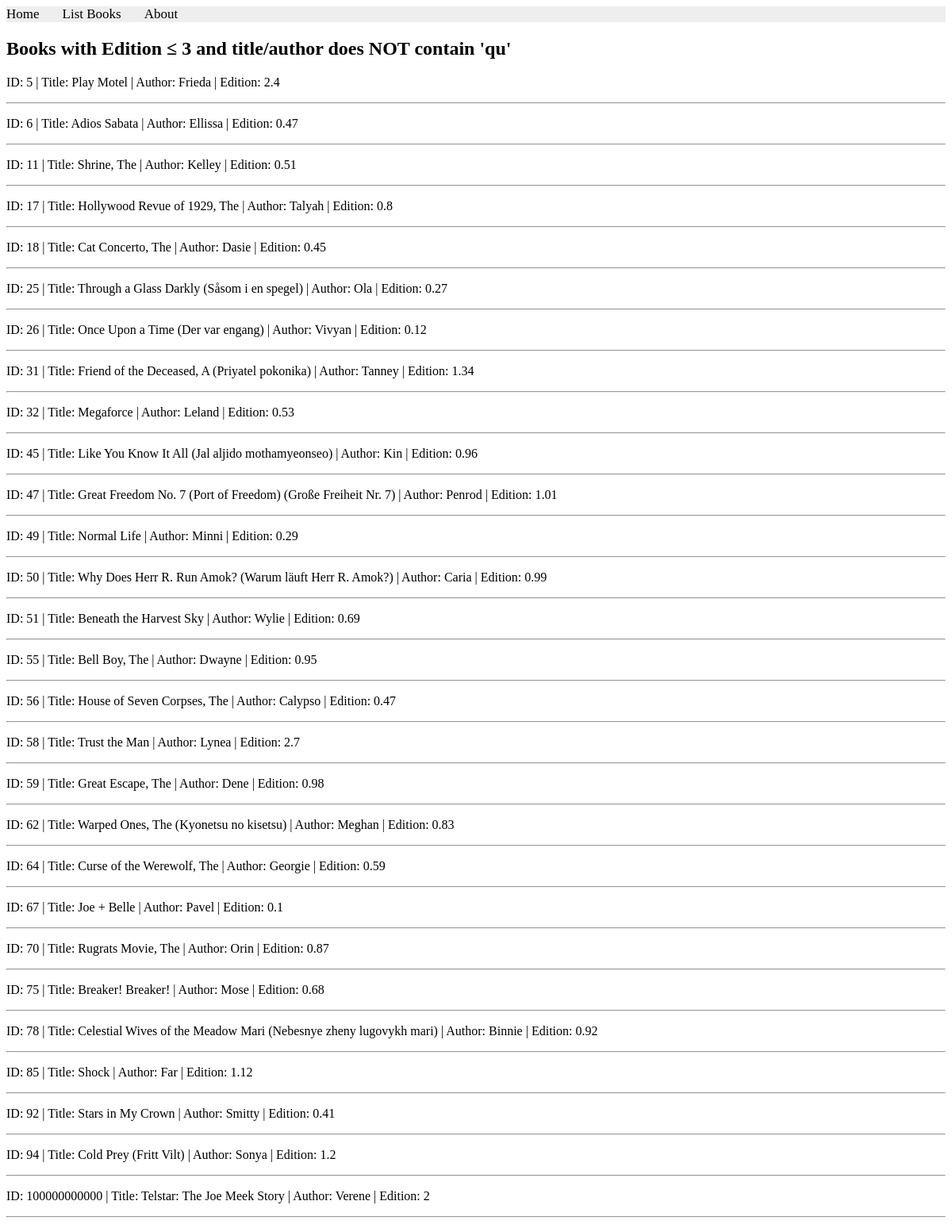
The app's page /books/lab8/task3/ with its own data.
### apps/bookmodule/models.py (models this page shows)
class Book(models.Model):
    title = models.CharField(max_length = 50)
    author = models.CharField(max_length = 50)
    price = models.FloatField(default = 0.0)
    edition = models.SmallIntegerField(default = 1)

### apps/bookmodule/views.py (the view)
# urls.py: path('lab8/task3/', views.lab8_task3, name='books.lab8_task3'),
def lab8_task3(request):
    books = Book.objects.filter(
        ~Q(edition__gt=3) & ~(Q(title__icontains='qu') | Q(author__icontains='qu'))
    )
    return render(request, 'bookmodule/lab8_task3.html', {'books': books})

### apps/templates/bookmodule/lab8_task3.html (shortened to what this page needs)
{% extends "layouts/base.html" %}
{% block content %}
<h2>Books with Edition ≤ 3 and title/author does NOT contain 'qu'</h2>
{% for book in books %}
    <p>ID: {{ book.id }} | Title: {{ book.title }} | Author: {{ book.author }} | Edition: {{ book.edition }}</p>
    <hr>
{% empty %}
    <p>No books found.</p>
{% endfor %}
{% endblock content %}

### records on screen
Book: id "5", title "Play Motel", author "Frieda", edition "2.4"
Book: id "6", title "Adios Sabata", author "Ellissa", edition "0.47"
Book: id "11", title "Shrine, The", author "Kelley", edition "0.51"
Book: id "17", title "Hollywood Revue of 1929, The", author "Talyah", edition "0.8"
Book: id "18", title "Cat Concerto, The", author "Dasie", edition "0.45"
Book: id "25", title "Through a Glass Darkly (Såsom i en spegel)", author "Ola", edition "0.27"
Book: id "26", title "Once Upon a Time (Der var engang)", author "Vivyan", edition "0.12"
Book: id "31", title "Friend of the Deceased, A (Priyatel pokonika)", author "Tanney", edition "1.34"
Book: id "32", title "Megaforce", author "Leland", edition "0.53"
Book: id "45", title "Like You Know It All (Jal aljido mothamyeonseo)", author "Kin", edition "0.96"
Book: id "47", title "Great Freedom No. 7 (Port of Freedom) (Große Freiheit Nr. 7)", author "Penrod", edition "1.01"
Book: id "49", title "Normal Life", author "Minni", edition "0.29"
Book: id "50", title "Why Does Herr R. Run Amok? (Warum läuft Herr R. Amok?)", author "Caria", edition "0.99"
Book: id "51", title "Beneath the Harvest Sky", author "Wylie", edition "0.69"
Book: id "55", title "Bell Boy, The", author "Dwayne", edition "0.95"
Book: id "56", title "House of Seven Corpses, The", author "Calypso", edition "0.47"
Book: id "58", title "Trust the Man", author "Lynea", edition "2.7"
Book: id "59", title "Great Escape, The", author "Dene", edition "0.98"
Book: id "62", title "Warped Ones, The (Kyonetsu no kisetsu)", author "Meghan", edition "0.83"
Book: id "64", title "Curse of the Werewolf, The", author "Georgie", edition "0.59"
Book: id "67", title "Joe + Belle", author "Pavel", edition "0.1"
Book: id "70", title "Rugrats Movie, The", author "Orin", edition "0.87"
Book: id "75", title "Breaker! Breaker!", author "Mose", edition "0.68"
Book: id "78", title "Celestial Wives of the Meadow Mari (Nebesnye zheny lugovykh mari)", author "Binnie", edition "0.92"
Book: id "85", title "Shock", author "Far", edition "1.12"
Book: id "92", title "Stars in My Crown", author "Smitty", edition "0.41"
Book: id "94", title "Cold Prey (Fritt Vilt)", author "Sonya", edition "1.2"
Book: id "100000000000", title "Telstar: The Joe Meek Story", author "Verene", edition "2"
